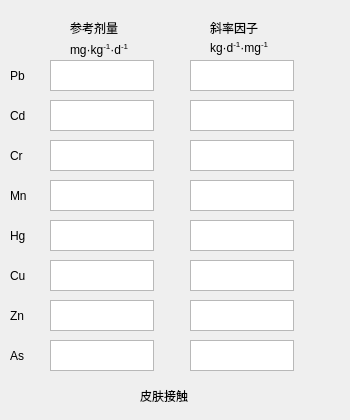
     <widget class="QWidget" name="tab_2">
      <attribute name="title">
       <string>皮肤接触</string>
      </attribute>
      <widget class="QTextEdit" name="rfds_hg">
       <property name="geometry">
        <rect>
         <x>50</x>
         <y>220</y>
         <width>104</width>
         <height>31</height>
        </rect>
       </property>
      </widget>
      <widget class="QTextEdit" name="rfds_pb">
       <property name="geometry">
        <rect>
         <x>50</x>
         <y>60</y>
         <width>104</width>
         <height>31</height>
        </rect>
       </property>
      </widget>
      <widget class="QTextEdit" name="rfds_mn">
       <property name="geometry">
        <rect>
         <x>50</x>
         <y>180</y>
         <width>104</width>
         <height>31</height>
        </rect>
       </property>
      </widget>
      <widget class="QTextEdit" name="sfs_cu">
       <property name="geometry">
        <rect>
         <x>190</x>
         <y>260</y>
         <width>104</width>
         <height>31</height>
        </rect>
       </property>
      </widget>
      <widget class="QTextEdit" name="rfds_cu">
       <property name="geometry">
        <rect>
         <x>50</x>
         <y>260</y>
         <width>104</width>
         <height>31</height>
        </rect>
       </property>
      </widget>
      <widget class="QTextEdit" name="sfs_zn">
       <property name="geometry">
        <rect>
         <x>190</x>
         <y>300</y>
         <width>104</width>
         <height>31</height>
        </rect>
       </property>
      </widget>
      <widget class="QTextEdit" name="sfs_mn">
       <property name="geometry">
        <rect>
         <x>190</x>
         <y>180</y>
         <width>104</width>
         <height>31</height>
        </rect>
       </property>
      </widget>
      <widget class="QTextEdit" name="sfs_cd">
       <property name="geometry">
        <rect>
         <x>190</x>
         <y>100</y>
         <width>104</width>
         <height>31</height>
        </rect>
       </property>
      </widget>
      <widget class="QTextEdit" name="sfs_pb">
       <property name="geometry">
        <rect>
         <x>190</x>
         <y>60</y>
         <width>104</width>
         <height>31</height>
        </rect>
       </property>
      </widget>
      <widget class="QTextEdit" name="rfds_zn">
       <property name="geometry">
        <rect>
         <x>50</x>
         <y>300</y>
         <width>104</width>
         <height>31</height>
        </rect>
       </property>
      </widget>
      <widget class="QLabel" name="label_70">
       <property name="geometry">
        <rect>
         <x>210</x>
         <y>20</y>
         <width>72</width>
         <height>15</height>
        </rect>
       </property>
       <property name="text">
        <string>斜率因子</string>
       </property>
      </widget>
      <widget class="QTextEdit" name="rfds_cr">
       <property name="geometry">
        <rect>
         <x>50</x>
         <y>140</y>
         <width>104</width>
         <height>31</height>
        </rect>
       </property>
      </widget>
      <widget class="QTextEdit" name="sfs_cr">
       <property name="geometry">
        <rect>
         <x>190</x>
         <y>140</y>
         <width>104</width>
         <height>31</height>
        </rect>
       </property>
      </widget>
      <widget class="QTextEdit" name="rfds_as">
       <property name="geometry">
        <rect>
         <x>50</x>
         <y>340</y>
         <width>104</width>
         <height>31</height>
        </rect>
       </property>
      </widget>
      <widget class="QTextEdit" name="sfs_as">
       <property name="geometry">
        <rect>
         <x>190</x>
         <y>340</y>
         <width>104</width>
         <height>31</height>
        </rect>
       </property>
      </widget>
      <widget class="QTextEdit" name="rfds_cd">
       <property name="geometry">
        <rect>
         <x>50</x>
         <y>100</y>
         <width>104</width>
         <height>31</height>
        </rect>
       </property>
      </widget>
      <widget class="QLabel" name="label_74">
       <property name="geometry">
        <rect>
         <x>70</x>
         <y>20</y>
         <width>61</width>
         <height>16</height>
        </rect>
       </property>
       <property name="text">
        <string>参考剂量</string>
       </property>
      </widget>
      <widget class="QTextEdit" name="sfs_hg">
       <property name="geometry">
        <rect>
         <x>190</x>
         <y>220</y>
         <width>104</width>
         <height>31</height>
        </rect>
       </property>
      </widget>
      <widget class="QLabel" name="label_87">
       <property name="geometry">
        <rect>
         <x>140</x>
         <y>380</y>
         <width>61</width>
         <height>31</height>
        </rect>
       </property>
       <property name="text">
        <string>皮肤接触</string>
       </property>
      </widget>
      <widget class="QLabel" name="label_110">
       <property name="geometry">
        <rect>
         <x>70</x>
         <y>40</y>
         <width>81</width>
         <height>21</height>
        </rect>
       </property>
       <property name="text">
        <string>&lt;html&gt;&lt;head/&gt;&lt;body&gt;&lt;p&gt;&lt;span style=&quot; font-family:'Times New Roman'; color:#000000;&quot;&gt;mg·kg&lt;/span&gt;&lt;span style=&quot; font-family:'Times New Roman'; color:#000000; vertical-align:super;&quot;&gt;-1&lt;/span&gt;&lt;span style=&quot; font-family:'Times New Roman'; color:#000000;&quot;&gt;·d&lt;/span&gt;&lt;span style=&quot; font-family:'Times New Roman'; color:#000000; vertical-align:super;&quot;&gt;-1&lt;/span&gt;&lt;/p&gt;&lt;/body&gt;&lt;/html&gt;</string>
       </property>
      </widget>
      <widget class="QLabel" name="label_65">
       <property name="geometry">
        <rect>
         <x>10</x>
         <y>340</y>
         <width>61</width>
         <height>31</height>
        </rect>
       </property>
       <property name="text">
        <string>As</string>
       </property>
      </widget>
      <widget class="QLabel" name="label_73">
       <property name="geometry">
        <rect>
         <x>10</x>
         <y>300</y>
         <width>61</width>
         <height>31</height>
        </rect>
       </property>
       <property name="text">
        <string>Zn</string>
       </property>
      </widget>
      <widget class="QLabel" name="label_64">
       <property name="geometry">
        <rect>
         <x>10</x>
         <y>140</y>
         <width>61</width>
         <height>31</height>
        </rect>
       </property>
       <property name="text">
        <string>Cr</string>
       </property>
      </widget>
      <widget class="QLabel" name="label_71">
       <property name="geometry">
        <rect>
         <x>10</x>
         <y>100</y>
         <width>61</width>
         <height>31</height>
        </rect>
       </property>
       <property name="text">
        <string>Cd</string>
       </property>
      </widget>
      <widget class="QLabel" name="label_72">
       <property name="geometry">
        <rect>
         <x>10</x>
         <y>180</y>
         <width>61</width>
         <height>31</height>
        </rect>
       </property>
       <property name="text">
        <string>Mn</string>
       </property>
      </widget>
      <widget class="QLabel" name="label_68">
       <property name="geometry">
        <rect>
         <x>10</x>
         <y>260</y>
         <width>61</width>
         <height>31</height>
        </rect>
       </property>
       <property name="text">
        <string>Cu</string>
       </property>
      </widget>
      <widget class="QLabel" name="label_67">
       <property name="geometry">
        <rect>
         <x>10</x>
         <y>60</y>
         <width>61</width>
         <height>31</height>
        </rect>
       </property>
       <property name="text">
        <string>Pb</string>
       </property>
      </widget>
      <widget class="QLabel" name="label_69">
       <property name="geometry">
        <rect>
         <x>10</x>
         <y>220</y>
         <width>61</width>
         <height>31</height>
        </rect>
       </property>
       <property name="text">
        <string>Hg</string>
       </property>
      </widget>
      <widget class="QLabel" name="label_109">
       <property name="geometry">
        <rect>
         <x>210</x>
         <y>40</y>
         <width>131</width>
         <height>16</height>
        </rect>
       </property>
       <property name="text">
        <string>&lt;html&gt;&lt;head/&gt;&lt;body&gt;&lt;p&gt;&lt;span style=&quot; font-family:'Times New Roman'; color:#000000;&quot;&gt;kg·d&lt;/span&gt;&lt;span style=&quot; font-family:'Times New Roman'; color:#000000; vertical-align:super;&quot;&gt;-1&lt;/span&gt;&lt;span style=&quot; font-family:'Times New Roman'; color:#000000;&quot;&gt;·mg&lt;/span&gt;&lt;span style=&quot; font-family:'Times New Roman'; color:#000000; vertical-align:super;&quot;&gt;-1&lt;/span&gt;&lt;/p&gt;&lt;/body&gt;&lt;/html&gt;</string>
       </property>
      </widget>
     </widget>
